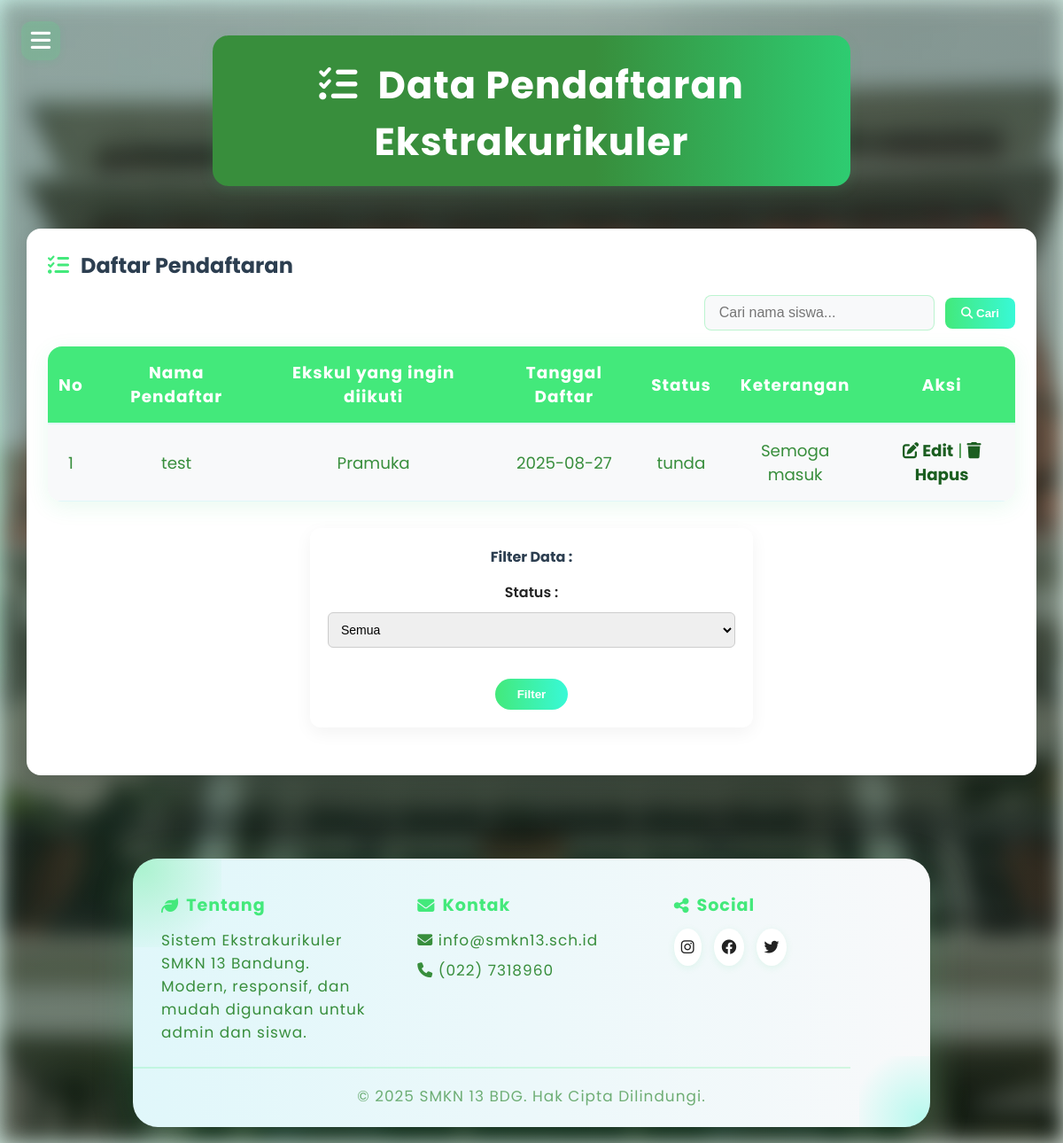
The page /admin_daftar.php on the database its author committed.
### tables this page shows
CREATE TABLE `pendaftaran_eskul` (
  `id_pendaftaran` int(11) NOT NULL,
  `id_siswa` int(11) NOT NULL,
  `id_eskul` int(11) NOT NULL,
  `tanggal_daftar` date NOT NULL,
  `status` enum('tunda','diterima','ditolak') NOT NULL DEFAULT 'tunda',
  `keterangan` text DEFAULT NULL
);

CREATE TABLE `siswa` (
  `id_siswa` int(11) NOT NULL,
  `nis` varchar(20) NOT NULL,
  `nama_siswa` varchar(200) NOT NULL,
  `kelas` varchar(10) NOT NULL,
  `jenis_kelamin` enum('L','P') DEFAULT NULL,
  `tanggal_lahir` date DEFAULT NULL,
  `alamat` text DEFAULT NULL,
  `no_telp` varchar(15) DEFAULT NULL,
  `email` varchar(100) DEFAULT NULL,
  `foto_profil` varchar(255) DEFAULT NULL
);

CREATE TABLE `eskul` (
  `id_eskul` int(11) NOT NULL,
  `nama_eskul` varchar(100) NOT NULL,
  `deskripsi` text NOT NULL,
  `pembina` varchar(100) NOT NULL,
  `hari_kegiatan` varchar(10) NOT NULL,
  `jam_mulai` time NOT NULL,
  `jam_selesai` time NOT NULL,
  `lokasi` varchar(100) NOT NULL,
  `kuota` int(11) DEFAULT NULL,
  `foto_eskul` varchar(255) DEFAULT NULL
);

### admin_daftar.php (the view, shortened to what this page needs)
<?php
include 'koneksi.php';
$status = isset($_GET['status']) ? $_GET['status'] : 'semua';
$search = isset($_GET['search']) ? $_GET['search'] : '';
$sql = "SELECT p.*, s.nama_siswa, e.nama_eskul
        FROM pendaftaran_eskul p
        JOIN siswa s ON p.id_siswa = s.id_siswa
        JOIN eskul e ON p.id_eskul = e.id_eskul";
$stmt = $conn->prepare($sql);
$stmt->execute();
$result = $stmt->get_result();
?>
<!DOCTYPE html>
<html>
<head>
    <link rel="stylesheet" href="https://cdnjs.cloudflare.com/ajax/libs/font-awesome/6.4.0/css/all.min.css">
</head>
<body>
    <h1><i class="fa-solid fa-list-check"></i> Data Pendaftaran Ekstrakurikuler</h1>
    <div class="burger" onclick="toggleSidebar()">
        <i class="fa-solid fa-bars"></i>
    </div>
    <div class="card">
        <h3><i class="fa-solid fa-list-check"></i> Daftar Pendaftaran</h3>
         <div class="search-box">
            <form method="get" action="">
                <input type="text" name="search" class="search-input" placeholder="Cari nama siswa..." value="<?= htmlspecialchars($search) ?>">
                <button type="submit" class="search-btn"><i class="fa fa-search"></i> Cari</button>
            </form>
        </div>
        <table class="tabel">
            <tr>
                <th>No</th>
                <th>Nama Pendaftar</th>
                <th>Ekskul yang ingin diikuti</th>
                <th>Tanggal Daftar</th>
                <th>Status</th>
                <th>Keterangan</th>
                <th>Aksi</th>
            </tr>
            <?php
            $no = 1;
            if ($result->num_rows > 0):
                while ($row = $result->fetch_assoc()):
            ?>
            <tr>
                <td><?= $no++; ?></td>
                <td><?= htmlspecialchars($row['nama_siswa']); ?></td>
                <td><?= htmlspecialchars($row['nama_eskul']); ?></td>
                <td><?= htmlspecialchars($row['tanggal_daftar']); ?></td>
                <td><?= htmlspecialchars($row['status']); ?></td>
                <td><?= htmlspecialchars($row['keterangan']); ?></td>
                <td>
                    <a href="edit_daftar.php?id=<?= $row['id_pendaftaran']; ?>"><i class="fa-solid fa-pen-to-square"></i> Edit</a> |
                    <a href="hapus_daftar.php?id=<?= $row['id_pendaftaran']; ?>" onclick="return confirm('Yakin ingin menghapus?')"><i class="fa-solid fa-trash"></i> Hapus</a>
                </td>
            </tr>
            <?php endwhile; else: ?>
            <tr><td colspan="7">Belum ada data pendaftar.</td></tr>
            <?php endif; ?>
        </table>
        <form method="GET" action="admin_daftar.php" class="filter-form">
            <h4>Filter Data :</h4>
            <label for="status">Status :</label>
            <select id="status" name="status">
                <option value="semua" <?= ($status == 'semua' ? 'selected' : '') ?>>Semua</option>
            </select>
            <br><br>
            <input type="submit" value="Filter">
        </form>
    </div>
      <footer>
        <div class="footer-container">
            <div class="footer-row">
                <div class="footer-col">
                    <h4><i class="fa-solid fa-leaf"></i> Tentang</h4>
                    <p>Sistem Ekstrakurikuler SMKN 13 Bandung.<br>Modern, responsif, dan mudah digunakan untuk admin dan siswa.</p>
                </div>
                <div class="footer-col">
                    <h4><i class="fa-solid fa-envelope"></i> Kontak</h4>
                    <p><i class="fa-solid fa-envelope"></i> info@smkn13.sch.id</p>
                    <p><i class="fa-solid fa-phone"></i> (022) 7318960</p>
                </div>
                <div class="footer-col">
                    <h4><i class="fa-solid fa-share-nodes"></i> Social</h4>
                    <div class="footer-social">
                        <a href="https://www.instagram.com/smkn13bandung/" aria-label="Instagram"><i class="fa-brands fa-instagram"></i></a>
                        <a href="https://m.facebook.com/smkn13bdg2/" aria-label="Facebook"><i class="fa-brands fa-facebook"></i></a>
                        <a href="https://x.com/smkn13bdg" aria-label="Twitter"><i class="fa-brands fa-twitter"></i></a>
                    </div>
                </div>
            </div>
            <hr style="margin:18px 0;">
            <p class="footer-copyright">&copy; <?php echo date('Y');?> SMKN 13 BDG. Hak Cipta Dilindungi.</p>
        </div>
    </footer>
</body>
</html>

### rows shown on the page
pendaftaran_eskul: id_siswa.nama_siswa "test", id_eskul.nama_eskul "Pramuka", tanggal_daftar "2025-08-27", status "tunda", keterangan "Semoga masuk"
